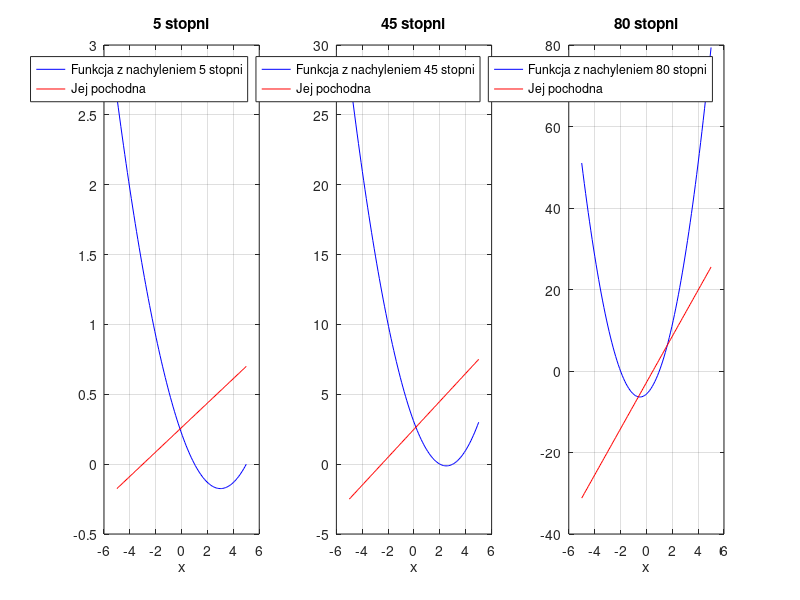

Reproduce this figure in MATLAB. (Note: this script raises an error after producing the figure.)
% METODA REGULA-FANSI


clear all; close all;

deg_5 = [1, 5];     % miejsca zerowe funkcji
deg_45 = [2, 3];    
deg_80 = [-2, 1];

f_45 = @(x) tan(deg2rad(45))/2 * (x - deg_45(1)) .* (x - deg_45(2));        % definicja funckji
f_5 = @(x) tan(deg2rad(5))/2 * (x - deg_5(1)) .* (x - deg_5(2));
f_80 = @(x) tan(deg2rad(80))/2 * (x - deg_80(1)) .* (x - deg_80(2));

df_45 = @(x) 2 * tan(deg2rad(45))/2 * x + tan(deg2rad(45))/2 * sum(deg_45);     %definicja pochodnych
df_5 = @(x) 2 * tan(deg2rad(5))/2 * x + tan(deg2rad(5))/2 * sum(deg_5);
df_80 = @(x) 2 * tan(deg2rad(80))/2 * x + tan(deg2rad(80))/2 * sum(deg_80);

x = linspace(-5, 5, 100);

figure;

subplot(1, 3, 1);
plot(x, f_5(x), 'b-', x, df_5(x), 'r-');
title('5 stopni'); xlabel('x'); grid on;
legend('Funkcja z nachyleniem 5 stopni', 'Jej pochodna');

subplot(1, 3, 2);
plot(x, f_45(x), 'b-', x, df_45(x), 'r-');
title('45 stopni'); xlabel('x'); grid on;
legend('Funkcja z nachyleniem 45 stopni', 'Jej pochodna');

subplot(1, 3, 3);
plot(x, f_80(x), 'b-', x, df_80(x), 'r-');
title('80 stopni'); xlabel('x'); grid on;
legend('Funkcja z nachyleniem 80 stopni', 'Jej pochodna');

pause;


it = 12;

bisection_5 = nonlinsolvers(f_5, df_5, 0, 2.5, 'regula-falsi', it);       % szacowanie miejsc zerowcyh za pomocą metoda regula-falsi
bisection_45 = nonlinsolvers(f_45, df_45, 1, 2.9, 'regula-falsi', it);      
bisection_80 = nonlinsolvers(f_80, df_80, 0, 3, 'regula-falsi', it);

figure;
subplot(1, 3, 1);
grid on;
plot(1:it, bisection_45, 'o-'); xlabel('iter'); ylabel('cb(iter)');
title("45 stopni");
subplot(1, 3, 2);
plot(1:it, bisection_5, 'o-'); xlabel('iter'); ylabel('cb(iter)');
title("5 stopni");
subplot(1, 3, 3);
plot(1:it, bisection_80, 'o-'); xlabel('iter'); ylabel('cb(iter)');
title("80 stopni");

